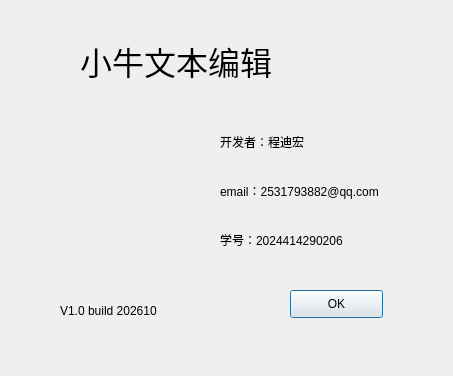
<?xml version="1.0" encoding="UTF-8"?>
<ui version="4.0">
 <class>AboutDialog</class>
 <widget class="QDialog" name="AboutDialog">
  <property name="geometry">
   <rect>
    <x>0</x>
    <y>0</y>
    <width>453</width>
    <height>376</height>
   </rect>
  </property>
  <property name="windowTitle">
   <string>Dialog</string>
  </property>
  <widget class="QLabel" name="label">
   <property name="geometry">
    <rect>
     <x>80</x>
     <y>10</y>
     <width>251</width>
     <height>101</height>
    </rect>
   </property>
   <property name="font">
    <font>
     <pointsize>24</pointsize>
    </font>
   </property>
   <property name="text">
    <string>小牛文本编辑</string>
   </property>
  </widget>
  <widget class="QLabel" name="label_5">
   <property name="geometry">
    <rect>
     <x>60</x>
     <y>290</y>
     <width>141</width>
     <height>41</height>
    </rect>
   </property>
   <property name="text">
    <string>V1.0 build 202610</string>
   </property>
  </widget>
  <widget class="QPushButton" name="okBtn">
   <property name="geometry">
    <rect>
     <x>290</x>
     <y>290</y>
     <width>93</width>
     <height>28</height>
    </rect>
   </property>
   <property name="text">
    <string>OK</string>
   </property>
  </widget>
  <widget class="QLabel" name="label_6">
   <property name="geometry">
    <rect>
     <x>50</x>
     <y>120</y>
     <width>69</width>
     <height>19</height>
    </rect>
   </property>
   <property name="text">
    <string/>
   </property>
  </widget>
  <widget class="QLabel" name="label_7">
   <property name="geometry">
    <rect>
     <x>20</x>
     <y>100</y>
     <width>181</width>
     <height>181</height>
    </rect>
   </property>
   <property name="text">
    <string/>
   </property>
   <property name="pixmap">
    <pixmap>icon/笔记本.png</pixmap>
   </property>
  </widget>
  <widget class="QWidget" name="">
   <property name="geometry">
    <rect>
     <x>220</x>
     <y>120</y>
     <width>217</width>
     <height>141</height>
    </rect>
   </property>
   <layout class="QVBoxLayout" name="verticalLayout">
    <item>
     <widget class="QLabel" name="label_2">
      <property name="text">
       <string>开发者：程迪宏</string>
      </property>
     </widget>
    </item>
    <item>
     <widget class="QLabel" name="label_4">
      <property name="text">
       <string>email：2531793882@qq.com</string>
      </property>
     </widget>
    </item>
    <item>
     <widget class="QLabel" name="label_3">
      <property name="text">
       <string>学号：2024414290206</string>
      </property>
     </widget>
    </item>
   </layout>
  </widget>
 </widget>
 <resources/>
 <connections/>
</ui>
